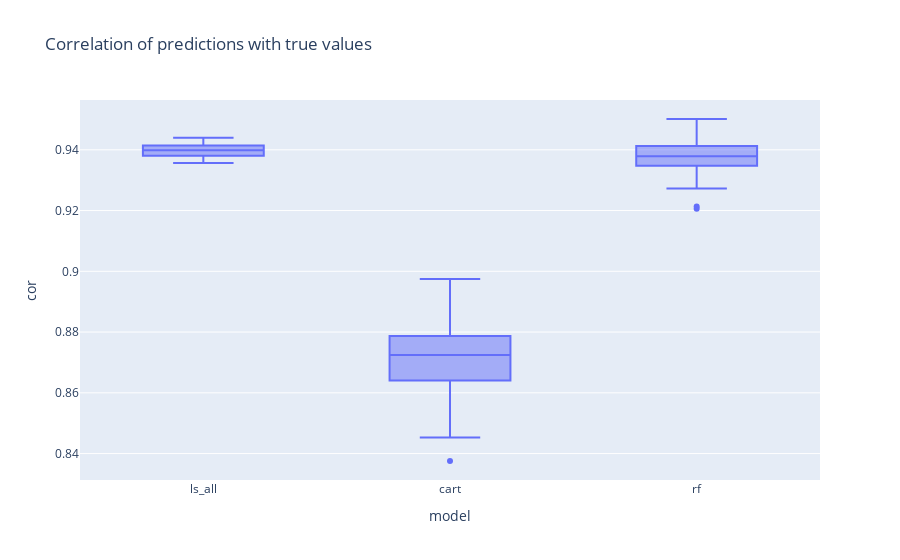

The code cell stored with this chart in its notebook:
### Code cell
px.box(cor_perturbed, x='model', y='cor', title='Correlation of predictions with true values')

### Figure 1 — Plotly figure (JSON) as saved in the notebook; plotly's stock layout.template omitted (floating-point values rounded to 4 significant figures; data arrays with more than 128 entries replaced by an {"elided": "..."} marker saying what was removed)
{"data": [{"alignmentgroup": "True", "hovertemplate": "model=%{x}<br>cor=%{y}<extra></extra>", "legendgroup": "", "marker": {"color": "#636efa"}, "name": "", "notched": false, "offsetgroup": "", "orientation": "v", "showlegend": false, "type": "box", "x": {"elided": "300 str values"}, "x0": " ", "xaxis": "x", "y": {"elided": "300 float values"}, "y0": " ", "yaxis": "y"}], "layout": {"boxmode": "group", "legend": {"tracegroupgap": 0}, "title": {"text": "Correlation of predictions with true values"}, "xaxis": {"anchor": "y", "domain": [0, 1], "title": {"text": "model"}}, "yaxis": {"anchor": "x", "domain": [0, 1], "title": {"text": "cor"}}}}
